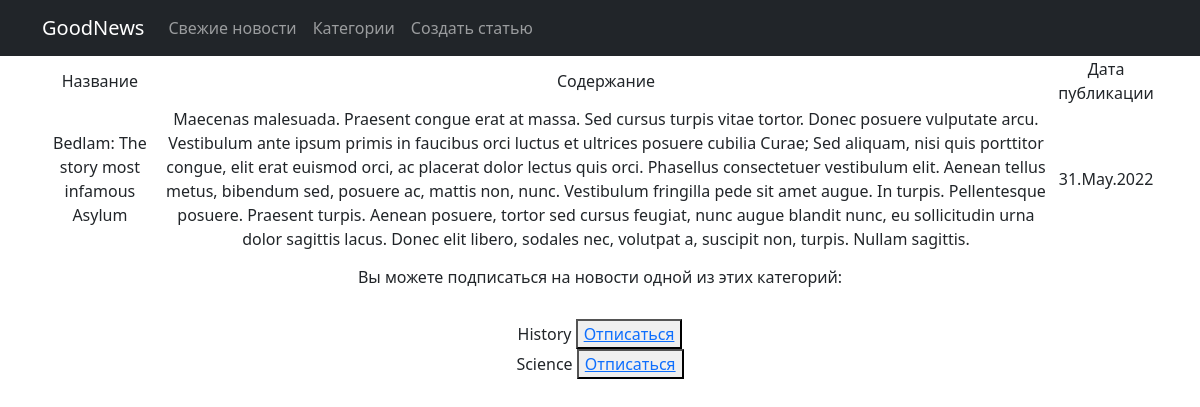
The app's page /news/2 (signed in) with its own data.
### news/models.py (models this page shows, shortened)
class Post(models.Model):
    author = models.ForeignKey(Author, on_delete=models.CASCADE)
    post_type = models.CharField(max_length=3, choices=[('ART', 'Article'), ('NEW', 'News')], default='A')
    creation_date = models.DateTimeField(auto_now_add=True)
    categories = models.ManyToManyField(Category, through='PostCategory')
    post_title = models.CharField(max_length=255)
    post_text = models.TextField()
    post_rating = models.IntegerField(default=0)

class Category(models.Model):
    category_name = models.CharField(max_length=256, unique=True)
    subscribers = models.ManyToManyField(User, through='UserCategory')
    def __str__(self):
        return f'{self.category_name}'

### news/views.py (the view)
# urls.py: path('<int:pk>', PostDetail.as_view(), name='post_detail'),
class PostDetail(DetailView):
    model = Post
    template_name = 'news/post_detail.html'
    context_object_name = 'post_detail'

### news/templatetags/custom_filters.py (called while the page is built)
@register.filter(name='censor')
def censor(value):
   bad_words = ['профурсетка', 'проходимец', 'охальница', 'сволочь', 'негодяй', 'подлец']
   text = set(value.split())
   for word in text:
      for bad_word in bad_words:
         if word == bad_word:
               return value.replace(word, '*' * len(word))
   return value # Возвращаемое функцией значение подставится в шаблон.

### templates/news/post_detail.html (shortened to what this page needs)
{% extends 'flatpages/default.html' %}
{% load custom_filters %}
{% block content %}
    <table>
            <tr>
               <td>Название</td>
               <td>Содержание</td>
               <td>Дата публикации</td>
            </tr>
            <tr>
               <td>{{ post_detail.post_title | censor }}</td>
               <td>{{ post_detail.post_text | censor }}</td>
               <td>{{ post_detail.creation_date | date:'d.M.Y' }}</td>
           </tr>
    </table>
{% if request.user.is_authenticated %}
    <p>
        <h6>Вы можете подписаться на новости одной из этих категорий:</h6>
        {%for category in post_detail.categories.all%}
        <br>{{category}}
        {% if not user in category.subscribers.all %}
        <button><a href="{% url 'subscribe' category.id %}">Подписаться</a></button>
        {% else %}
        <button><a href="{% url 'unsubscribe' category.id %}">Отписаться</a></button>
        {%endif%}
        {% endfor %}
    </p>
{% endif %}
{% endblock content %}

### records on screen
Post: post_title|censor "Bedlam: The story most infamous Asylum", post_text|censor "Maecenas malesuada. Praesent congue erat at massa. Sed cursus turpis vitae tortor. Donec posuere vulputate arcu. Vestibulum ante ipsum primis in faucibus orci luctus et ultrices posuere cubilia Curae; Sed aliquam, nisi quis porttitor congue, elit erat euismod orci, ac placerat dolor lectus quis orci. Phasellus consectetuer vestibulum elit. Aenean tellus metus, bibendum sed, posuere ac, mattis non, nunc. Vestibulum fringilla pede sit amet augue. In turpis. Pellentesque posuere. Praesent turpis. Aenean posuere, tortor sed cursus feugiat, nunc augue blandit nunc, eu sollicitudin urna dolor sagittis lacus. Donec elit libero, sodales nec, volutpat a, suscipit non, turpis. Nullam sagittis.", creation_date "31.May.2022"
Category: category_name "History", shows "Отписаться"
Category: category_name "Science", shows "Отписаться"
